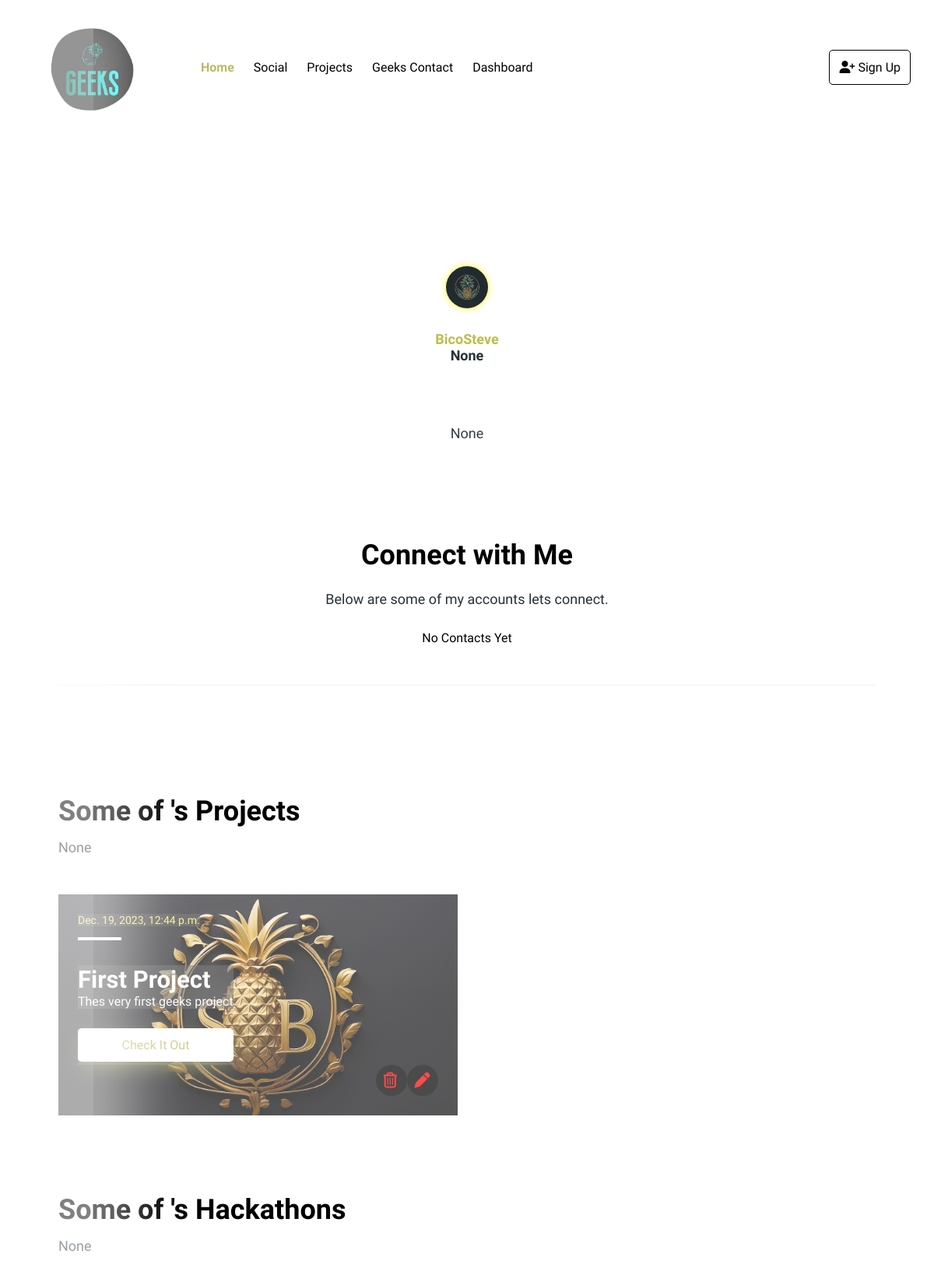
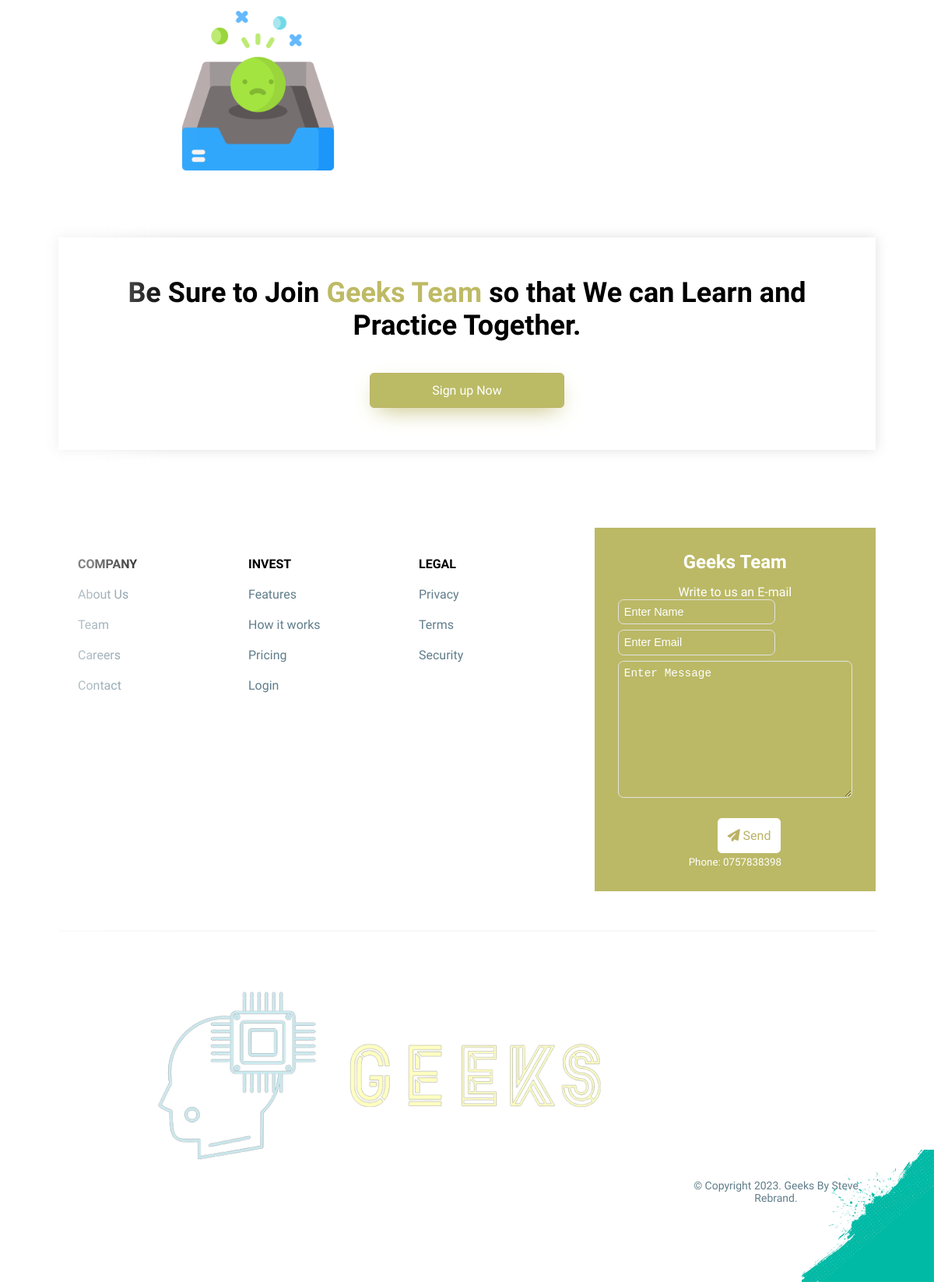
Page /profile/1/ on the committed database (2 pictures, top to bottom).
### last/models.py (models this page shows, shortened)
class User(AbstractUser):
    email = models.EmailField(unique=True, null=True)
    bio = models.TextField(null=True)
    tag = models.CharField(max_length=100, null=True)
    project_description = models.TextField(null=True)
    joined = models.DateTimeField(auto_now_add=True)
    avatar = models.ImageField(null=True, upload_to="media\profile",
                               default="media/geeks_projects/steve-rebrand-logo.png")
    USERNAME_FIELD = 'email'
    REQUIRED_FIELDS = ['username']

class Projects(models.Model):
    user = models.ForeignKey(User, on_delete=models.CASCADE, related_name='projects')
    created_at = models.DateTimeField(auto_now_add=True)
    title = models.CharField(max_length=100)
    description = models.TextField(max_length=200)
    link = models.CharField(max_length=1000)
    image = models.ImageField(upload_to='media\geeks_projects', default='media/geeks_projects/steve-rebrand-logo.png')

### last/views.py (the view)
# urls.py: path('profile/<str:pk>/', views.UserProfile, name="profile"),
def UserProfile(request, pk):
    user = User.objects.get(id=pk)
    hackathon = Hackathons.objects.filter(founder=user)
    project = Projects.objects.filter(user=user)
    team = Team.objects.filter(user=user)
    contact = Contacts.objects.filter(user=user)
    projects_count = project.count()
    hackathon_count = hackathon.count()
    context = {
        'user': user,
        'project': project,
        'team': team,
        'contact': contact,
        'hackathon': hackathon,
        'projects_count': projects_count,
        'hackathon_count': hackathon_count
    }
    return render(request, 'profile.html', context)

### templates/profile.html (shortened to what this page needs)
{% load static %}
<!DOCTYPE html>
<html lang="en">
<head>
    <!DOCTYPE html>
<html lang="en">
</html>
    <link rel="stylesheet" href="{% static '/css/members.css'%}"/>
    <link rel="stylesheet" href="{% static  '/css/user.css'%}">
    <link  rel="stylesheet"
    href="https://cdnjs.cloudflare.com/ajax/libs/font-awesome/5.15.2/css/all.min.css"
 />
    <link rel="stylesheet" href="https://cdnjs.cloudflare.com/ajax/libs/font-awesome/6.4.2/css/all.min.css">
    <link rel="stylesheet" href="{% static '/css/main.css'%}">
</head>
<body>
    <div class="container">
        <header>
            <nav class="header__nav w-120">
                <div class="header__logo">
                   <a href="/"> <img src="{% static '/img/logo2.png' %}" alt="Logo"></a>
                </div>
                <div class="header__nav__content">
                    <ul class="header__menu">
                        <li class="menu__item">
                            <a href="/" class="menu__link active">Home</a>
                        </li>
                        <li class="menu__item">
                            <a href="#social" class="menu__link">Social</a>
                        </li>
                        <li class="menu__item">
                            <a href="#projects2" class="menu__link">Projects</a>
                        </li>
                        <li class="menu__item">
                            <a href="#contact2" class="menu__link">Geeks Contact</a>
                        </li>
                         <li class="menu__item">
                            <a href="{% url 'last:dashboard' %}" class="menu__link">Dashboard</a>
                        </li>
                    </ul>
                    <div class="header__signup">
                        {% if request.user.is_authenticated %}
                        <a href="{% url 'logout' %}" class="btn btn__signup">
                            <i class="fas fa-user-plus"></i> Logout
                        </a>
                        {% else %}
                        <a href="{% url 'last:register' %}" class="btn btn__signup">
                            <i class="fas fa-user-plus"></i> Sign Up
                        </a>
                        {% endif %}
                    </div>
                </div>
            </nav>
        </header>
        <section class="member__user">
            <div class="member__user__content">
                <div class="member__user__body">
                    <div class="member__user__list">
                        <div class="userr">
                            <div class="user__profile">
                                <div class="user__img">
                                    <img src="{{ user.avatar.url }}" alt="{{ user.username }}'image">
                                </div>
                                <div class="user__info">
                                    <h4 class="user__name">{{ user.username }}</h4>
                                    <h4 class="user__title">{{ user.tag }} </h4>
                                </div>
                                <div class="edit">
                                </div>
                            </div>
                            <p class="user__description">
                               {{ user.bio}}
                            </p>
                            <div class="edit">
                            </div>
                        </div>
                    </div>
                </div>
            </div>
        </section>
        <section id="social" class="socials">
            <div class="socials__content w-105">
                <div class="socials__head">
                    <h2 class="socials__title">Connect with Me
                    </h2>
                    <p class="socials__description">
                        Below are some of my accounts lets connect.
                    </p>
                </div>
            <div>
                <div class="cards">
                    {% for contact in contact %}
                <div class="contact_container">
                 <div class="card">
                <div class="image">
                <img class="image2" src="{{ contact.image.url }}" alt="{{ contact.user.username }}" />
                 </div>
                <div class="content">
                    <h2><a href="{{contact.link}}">{{contact.name}}</a></h2>
                 </div>
                </div>
                 <div class="edit">
                                    {% if request.user == user %}
                                        <a href="{% url 'last:edit_contact' contact.id %}">
                                    <i class="fa-solid fa-pen"></i>
                                        </a>
                                    {% endif %}
                                    {% if request.user == user %}
                                        <a href="{% url 'last:delete_contact' contact.id %}">
                                    <i class="fa-regular fa-trash-can"></i>
                                        </a>
                                    {% endif %}
                                </div>
                </div>
                         {% empty %}
                    <div class="empty">
                    <p>No Contacts Yet </p>
                    </div>
                    {% endfor %}
                </div>
            </div>
            </div>
        </section>
        <section class="invest  w-105">
            <div class="invest__content">
                <div class="invest__head">
                    <h2 class="invest__title">Some of {{ user.first_name }}'s Projects
                    </h2>
                    <p class="invest__description">{{ user.project_description }} </p>
                </div>
                <div class="invest__body">
                    {% for project in project %}
                    <div class="invest__item"  style="background-image: url('{{ project.image.url}}'); opacity: 0.7;" >
                        <div class="invest__item__head">
                            <h5 class="invest__item__subtitle">{{ project.created_at }}</h5>
                        </div>
                        <div class="invest__item__body">
                            <h4 class="invest__item__title">{{ project.title }}</h4>
                            <p class="invest__item_description">
                                {{ project.description }}
                            </p>
                        </div>
                        <div class="invest__item__footer">
                            <a href="{{ project.link }}" class="btn btn__invest">Check It Out</a>
                        </div>
                    <div class="base_edit">
                               {% if user == project.user %}
                                        <a href="{% url 'last:project_detail' project_id=project.id %}">
                                    <i class="fa-solid fa-pen"></i>
                                        </a>
                                    {% endif %}
                                   {% if user == project.user %}
                                        <a href="{% url 'last:delete_project' project_id=project.id %}">
                                    <i class="fa-regular fa-trash-can"></i>
                                        </a>
                                    {% endif %}
                        </div>
                    </div>
                        {% empty %}
                    <div class="empty">
                    <img src="{% static '/img/man.png'%}" alt="Logo">
                    </div>
                {% endfor %}
                </div>
            </div>
        </section>
<section class="invest  w-105">
            <div class="invest__content">
                <div class="invest__head">
                    <h2 class="invest__title">Some of {{ user.first_name }}'s Hackathons
                    </h2>
                    <p class="invest__description">{{ user.project_description }} </p>
                </div>
                <div class="invest__body">
                      {% for hackathon in hackathon %}
                    <div class="invest__item"  style="background-image: url('{{ hackathon.image.url}}'); opacity: 0.7;" >
                        <div class="invest__item__head">
                            <h5 class="invest__item__subtitle">{{ hackathons.created }}</h5>
                        </div>
                        <div class="invest__item__body">
                            <h4 class="invest__item__title">{{ hackathons.name }} Hackathon</h4>
                            <p class="invest__item_description">
                                {{ hackathons.theme }}
                            </p>
                        </div>
                        <div class="invest__item__footer">
                            <a href="{% url 'last:hackathon_details' hackathon.id %}" class="btn btn__invest">Join Now</a>
                        </div>
                    <div class="base_edit">
                             {% if user == hackathon.founder %}
                                        <a href="{% url 'last:update-hackathon' hackathon_id=hackathon.id %}">
                                    <i class="fa-solid fa-pen"></i>
                                        </a>
                                    {% endif %}
                                    {% if user == hackathon.founder %}
                                        <a href="{% url 'last:delete_hackathon' hackathon_id=hackathon.id %}">
                                    <i class="fa-regular fa-trash-can"></i>
                                        </a>
                                    {% endif %}
                        </div>
                    </div>
                          {% empty %}
                    <div class="empty">
                    <img src="{% static '/img/inbox.png'%}" alt="Logo">
                    </div>
                     {% endfor %}
                </div>
            </div>
        </section>
        <section class="farm-invest w-105">
            <h2 class="farm-invest__title">Be Sure to Join <span>Geeks Team</span> so that We can Learn and Practice Together.</h2>
            <a href="{% url 'last:register' %}" class="btn btn__farm--invest">Sign up Now</a>
        </section>
        <footer id="contact2" class="footer">
            <div class="footer__body w-105">
                <nav class="footer__nav">
                    <ul class="footer_nav__menu">
                        <li class="footer_nav__item">
                            <h4 class="footer_nav__menu__title">COMPANY</h4>
                        </li>
                        <li class="footer_nav__item">
                            <a href="#" class="footer_nav__link">About Us</a>
                        </li>
                        <li class="footer_nav__item">
                            <a href="#" class="footer_nav__link">Team</a>
                        </li>
                        <li class="footer_nav__item">
                            <a href="#" class="footer_nav__link">Careers</a>
                        </li>
                        <li class="footer_nav__item">
                            <a href="#" class="footer_nav__link">Contact</a>
                        </li>
                    </ul>
                    <ul class="footer_nav__menu">
                        <li class="footer_nav__item">
                            <h4 class="footer_nav__menu__title">INVEST</h4>
                        </li>
                        <li class="footer_nav__item">
                            <a href="#" class="footer_nav__link">Features</a>
                        </li>
                        <li class="footer_nav__item">
                            <a href="#" class="footer_nav__link">How it works</a>
                        </li>
                        <li class="footer_nav__item">
                            <a href="#" class="footer_nav__link">Pricing</a>
                        </li>
                        <li class="footer_nav__item">
                            <a href="#" class="footer_nav__link">Login</a>
                        </li>
                    </ul>
                    <ul class="footer_nav__menu">
                        <li class="footer_nav__item">
                            <h4 class="footer_nav__menu__title">LEGAL</h4>
                        </li>
                        <li class="footer_nav__item">
                            <a href="#" class="footer_nav__link">Privacy</a>
                        </li>
                        <li class="footer_nav__item">
                            <a href="#" class="footer_nav__link">Terms</a>
                        </li>
                        <li class="footer_nav__item">
                            <a href="#" class="footer_nav__link">Security</a>
                        </li>
                    </ul>
                </nav>
                <div class="footer__contact">
                    <h2 class="footer__contact__title">Geeks Team</h2>
                    <span>Write to us an E-mail</span>
                    <form action="">
                        <input type="text" name="name" placeholder="Enter Name">
                        <input type="email" name="email" placeholder="Enter Email">
                        <textarea name="message" id="" cols="30" rows="10" placeholder="Enter Message"></textarea>
                        <a href="#" class="btn btn__signin">
                            <i class="fas fa-paper-plane"></i> Send
                        </a>
                    </form>
                <small>Phone: 0757838398</small>
                </div>
            </div>
            <div class="footer__bottom">
                <div class="footer__bottom__content w-105">
                    <div class="footer__logo">
                        <img src="{% static '/img/logo.png'%}" alt="Logo">
                    </div>
                    <p class="footer_copyright">
                        © Copyright 2023. Geeks By Steve Rebrand.
                    </p>
                </div>
                <img src="{% static '/img/down.png'%}" alt="Down" class="footer_img">
            </div>
        </footer>
    </div>
</body>
</html>

### rows in the picture
User: avatar (picture), username "BicoSteve", tag "None", bio "None", project_description "None"
Projects: image (picture), created_at "Dec. 19, 2023, 12:44 p.m.", title "First Project", description "Thes very first geeks project"
